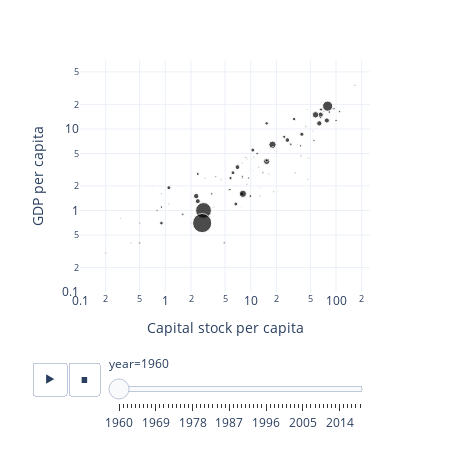

Here is the notebook cell this chart was saved with:
### Code cell
fig

### Figure 1 — Plotly figure (JSON) as saved in the notebook; plotly's stock layout.template omitted (floating-point values rounded to 4 significant figures)
{"data": [{"hoverlabel": {"namelength": 0}, "hovertemplate": "<b>%{hovertext}</b><br><br>year=1960<br>Capital stock per capita=%{x}<br>GDP per capita=%{y}<br>Population=%{marker.size}", "hovertext": ["Cabo Verde", "Brazil", "Singapore", "Bolivia (Plurinational State of)", "New Zealand", "Italy", "Lesotho", "Malaysia", "Seychelles", "Costa Rica", "United Kingdom", "India", "Sri Lanka", "Jamaica", "Cyprus", "Namibia", "Rwanda", "Malawi", "Luxembourg", "Ghana", "Australia", "Pakistan", "Tunisia", "Colombia", "Iceland", "Zimbabwe", "Morocco", "Gabon", "Benin", "Paraguay", "Taiwan", "Israel", "Guatemala", "Uganda", "Syrian Arab Republic", "Comoros", "Mauritius", "Burkina Faso", "Venezuela (Bolivarian Republic of)", "Burundi", "Austria", "Senegal", "Republic of Korea", "Nicaragua", "United States", "Egypt", "Canada", "Ecuador", "Bangladesh", "Netherlands", "Indonesia", "Argentina", "Spain", "Norway", "Kenya", "Portugal", "Peru", "Congo", "El Salvador", "Algeria", "Sweden", "Germany", "Switzerland", "Denmark", "Nepal", "Dominican Republic", "Jordan", "Finland", "Zambia", "France", "Uruguay", "Fiji", "Japan", "China, Hong Kong SAR", "Nigeria", "South Africa", "Niger", "Barbados", "Ethiopia", "Trinidad and Tobago", "Togo", "Malta", "Côte d'Ivoire", "D.R. of the Congo", "Chad", "Central African Republic", "Greece", "Gambia", "Iran (Islamic Republic of)", "Botswana", "Belgium", "Haiti", "Philippines", "Cameroon", "Turkey", "Chile", "Guinea-Bissau", "Thailand", "Mexico", "Madagascar", "Mauritania", "Mali", "Mozambique", "U.R. of Tanzania: Mainland", "Panama", "Guinea", "Ireland", "Romania", "China", "Honduras"], "ids": ["Cabo Verde", "Brazil", "Singapore", "Bolivia (Plurinational State of)", "New Zealand", "Italy", "Lesotho", "Malaysia", "Seychelles", "Costa Rica", "United Kingdom", "India", "Sri Lanka", "Jamaica", "Cyprus", "Namibia", "Rwanda", "Malawi", "Luxembourg", "Ghana", "Australia", "Pakistan", "Tunisia", "Colombia", "Iceland", "Zimbabwe", "Morocco", "Gabon", "Benin", "Paraguay", "Taiwan", "Israel", "Guatemala", "Uganda", "Syrian Arab Republic", "Comoros", "Mauritius", "Burkina Faso", "Venezuela (Bolivarian Republic of)", "Burundi", "Austria", "Senegal", "Republic of Korea", "Nicaragua", "United States", "Egypt", "Canada", "Ecuador", "Bangladesh", "Netherlands", "Indonesia", "Argentina", "Spain", "Norway", "Kenya", "Portugal", "Peru", "Congo", "El Salvador", "Algeria", "Sweden", "Germany", "Switzerland", "Denmark", "Nepal", "Dominican Republic", "Jordan", "Finland", "Zambia", "France", "Uruguay", "Fiji", "Japan", "China, Hong Kong SAR", "Nigeria", "South Africa", "Niger", "Barbados", "Ethiopia", "Trinidad and Tobago", "Togo", "Malta", "Côte d'Ivoire", "D.R. of the Congo", "Chad", "Central African Republic", "Greece", "Gambia", "Iran (Islamic Republic of)", "Botswana", "Belgium", "Haiti", "Philippines", "Cameroon", "Turkey", "Chile", "Guinea-Bissau", "Thailand", "Mexico", "Madagascar", "Mauritania", "Mali", "Mozambique", "U.R. of Tanzania: Mainland", "Panama", "Guinea", "Ireland", "Romania", "China", "Honduras"], "legendgroup": "", "marker": {"color": "rgb(0,0,0)", "size": [0.2, 71.3, 1.6, 3.5, 2.4, 50.1, 0.8, 8.3, 0, 1.3, 52.3, 446.4, 9.8, 1.6, 0.6, 0.6, 3, 3.6, 0.3, 6.9, 10.5, 44.6, 4.1, 16, 0.2, 3.8, 12.5, 0.5, 2.3, 1.9, 10.7, 2.1, 4.4, 7, 4.6, 0.2, 0.7, 5.2, 8, 2.8, 7.1, 3.2, 24.7, 1.8, 184.6, 27.6, 18, 4.5, 52.1, 11.5, 94.5, 20.5, 30.6, 3.6, 8.2, 8.6, 10.1, 1, 2.6, 11.3, 7.5, 73.2, 5.3, 4.6, 10.2, 3.3, 1, 4.4, 3.2, 46.6, 2.5, 0.4, 94.6, 3, 41.8, 16.9, 3.6, 0.2, 23.3, 0.8, 1.6, 0.3, 3.3, 15.3, 3, 1.4, 8.2, 0.3, 21.3, 0.5, 9.1, 3.8, 26.5, 5.4, 27.5, 7.9, 0.7, 27.4, 37.6, 5.3, 1, 4.8, 7.2, 10.1, 1.1, 3.5, 2.8, 18.7, 656.4, 1.9], "sizemode": "area", "sizeref": 3.584, "symbol": "circle"}, "mode": "markers", "name": "", "showlegend": false, "type": "scatter", "x": [6, 15.4, 20.3, 10.9, 46.1, 63.7, 2.5, 9.4, 18.1, 12.8, 65.9, 2.8, 3.5, 35.5, 69.7, 7.4, 0.3, 0.4, 217, 13.9, 94.5, 2.4, 9, 15.4, 81.1, 12.8, 9.9, 21.4, 3.7, 7.1, 5.7, 53.2, 12.4, 0.8, 8.7, 11.8, 14.1, 0.5, 4.9, 2, 66, 16.2, 7.9, 9.1, 79.7, 1.1, 66.7, 38.9, 2.3, 83.4, 8.1, 32.3, 39.8, 91.2, 8, 38.4, 11.9, 6.6, 7.9, 29.5, 110, 57.5, 166.5, 71.8, 0.9, 33.3, 6.5, 44.2, 46.6, 78, 25.3, 4.5, 18, 47.6, 7, 24.7, 18.6, 33.6, 0.9, 7.9, 7.8, 7, 2.9, 2.4, 1.1, 12.9, 55.1, 2.7, 15.4, 2.9, 100.1, 4.5, 6.2, 3.9, 10.6, 18.3, 0.7, 6.7, 26.9, 8, 8.9, 0.2, 0.5, 1.6, 10.2, 0.9, 44.3, 5.8, 2.7, 10.7], "xaxis": "x", "y": [1.5, 4, 5.2, 4.5, 17.3, 11.7, 0.6, 2.5, 4, 5.3, 14.9, 1, 1.6, 6.5, 4, 4.3, 0.8, 0.4, 22.1, 2.9, 17.7, 1.3, 2.1, 4.1, 11.4, 1.5, 1.5, 5.8, 1.1, 3.7, 1.8, 9.4, 3.4, 1, 4.5, 1.9, 3.6, 0.7, 0.4, 0.7, 13.8, 2.8, 1.6, 4.3, 19, 1.9, 17.3, 4.7, 1.5, 16.1, 1.6, 13.2, 8.6, 17.7, 2.6, 6.2, 5, 2, 3.8, 6.5, 16.3, 14.9, 34.3, 16.5, 1.1, 2.9, 7.6, 10.8, 2.4, 12.7, 7.7, 4.6, 6.4, 4.4, 3.4, 8, 1.7, 4.1, 0.7, 7.8, 1.1, 2.5, 2.5, 2.8, 1.2, 1.9, 7.2, 2.6, 11.7, 0.8, 12.7, 2.4, 2.9, 2.6, 5.5, 5.9, 2, 1.2, 7.3, 2.5, 2.3, 0.3, 0.4, 0.9, 4.3, 1.6, 10.6, 2.5, 0.7, 3.1], "yaxis": "y"}], "layout": {"height": 450, "legend": {"itemsizing": "constant", "tracegroupgap": 0}, "margin": {"t": 60}, "sliders": [{"active": 0, "currentvalue": {"prefix": "year="}, "len": 0.9, "pad": {"b": 10, "t": 60}, "steps": [{"args": [["1960"], {"frame": {"duration": 0, "redraw": false}, "fromcurrent": true, "mode": "immediate", "transition": {"duration": 0, "easing": "linear"}}], "label": "1960", "method": "animate"}, {"args": [["1961"], {"frame": {"duration": 0, "redraw": false}, "fromcurrent": true, "mode": "immediate", "transition": {"duration": 0, "easing": "linear"}}], "label": "1961", "method": "animate"}, {"args": [["1962"], {"frame": {"duration": 0, "redraw": false}, "fromcurrent": true, "mode": "immediate", "transition": {"duration": 0, "easing": "linear"}}], "label": "1962", "method": "animate"}, {"args": [["1963"], {"frame": {"duration": 0, "redraw": false}, "fromcurrent": true, "mode": "immediate", "transition": {"duration": 0, "easing": "linear"}}], "label": "1963", "method": "animate"}, {"args": [["1964"], {"frame": {"duration": 0, "redraw": false}, "fromcurrent": true, "mode": "immediate", "transition": {"duration": 0, "easing": "linear"}}], "label": "1964", "method": "animate"}, {"args": [["1965"], {"frame": {"duration": 0, "redraw": false}, "fromcurrent": true, "mode": "immediate", "transition": {"duration": 0, "easing": "linear"}}], "label": "1965", "method": "animate"}, {"args": [["1966"], {"frame": {"duration": 0, "redraw": false}, "fromcurrent": true, "mode": "immediate", "transition": {"duration": 0, "easing": "linear"}}], "label": "1966", "method": "animate"}, {"args": [["1967"], {"frame": {"duration": 0, "redraw": false}, "fromcurrent": true, "mode": "immediate", "transition": {"duration": 0, "easing": "linear"}}], "label": "1967", "method": "animate"}, {"args": [["1968"], {"frame": {"duration": 0, "redraw": false}, "fromcurrent": true, "mode": "immediate", "transition": {"duration": 0, "easing": "linear"}}], "label": "1968", "method": "animate"}, {"args": [["1969"], {"frame": {"duration": 0, "redraw": false}, "fromcurrent": true, "mode": "immediate", "transition": {"duration": 0, "easing": "linear"}}], "label": "1969", "method": "animate"}, {"args": [["1970"], {"frame": {"duration": 0, "redraw": false}, "fromcurrent": true, "mode": "immediate", "transition": {"duration": 0, "easing": "linear"}}], "label": "1970", "method": "animate"}, {"args": [["1971"], {"frame": {"duration": 0, "redraw": false}, "fromcurrent": true, "mode": "immediate", "transition": {"duration": 0, "easing": "linear"}}], "label": "1971", "method": "animate"}, {"args": [["1972"], {"frame": {"duration": 0, "redraw": false}, "fromcurrent": true, "mode": "immediate", "transition": {"duration": 0, "easing": "linear"}}], "label": "1972", "method": "animate"}, {"args": [["1973"], {"frame": {"duration": 0, "redraw": false}, "fromcurrent": true, "mode": "immediate", "transition": {"duration": 0, "easing": "linear"}}], "label": "1973", "method": "animate"}, {"args": [["1974"], {"frame": {"duration": 0, "redraw": false}, "fromcurrent": true, "mode": "immediate", "transition": {"duration": 0, "easing": "linear"}}], "label": "1974", "method": "animate"}, {"args": [["1975"], {"frame": {"duration": 0, "redraw": false}, "fromcurrent": true, "mode": "immediate", "transition": {"duration": 0, "easing": "linear"}}], "label": "1975", "method": "animate"}, {"args": [["1976"], {"frame": {"duration": 0, "redraw": false}, "fromcurrent": true, "mode": "immediate", "transition": {"duration": 0, "easing": "linear"}}], "label": "1976", "method": "animate"}, {"args": [["1977"], {"frame": {"duration": 0, "redraw": false}, "fromcurrent": true, "mode": "immediate", "transition": {"duration": 0, "easing": "linear"}}], "label": "1977", "method": "animate"}, {"args": [["1978"], {"frame": {"duration": 0, "redraw": false}, "fromcurrent": true, "mode": "immediate", "transition": {"duration": 0, "easing": "linear"}}], "label": "1978", "method": "animate"}, {"args": [["1979"], {"frame": {"duration": 0, "redraw": false}, "fromcurrent": true, "mode": "immediate", "transition": {"duration": 0, "easing": "linear"}}], "label": "1979", "method": "animate"}, {"args": [["1980"], {"frame": {"duration": 0, "redraw": false}, "fromcurrent": true, "mode": "immediate", "transition": {"duration": 0, "easing": "linear"}}], "label": "1980", "method": "animate"}, {"args": [["1981"], {"frame": {"duration": 0, "redraw": false}, "fromcurrent": true, "mode": "immediate", "transition": {"duration": 0, "easing": "linear"}}], "label": "1981", "method": "animate"}, {"args": [["1982"], {"frame": {"duration": 0, "redraw": false}, "fromcurrent": true, "mode": "immediate", "transition": {"duration": 0, "easing": "linear"}}], "label": "1982", "method": "animate"}, {"args": [["1983"], {"frame": {"duration": 0, "redraw": false}, "fromcurrent": true, "mode": "immediate", "transition": {"duration": 0, "easing": "linear"}}], "label": "1983", "method": "animate"}, {"args": [["1984"], {"frame": {"duration": 0, "redraw": false}, "fromcurrent": true, "mode": "immediate", "transition": {"duration": 0, "easing": "linear"}}], "label": "1984", "method": "animate"}, {"args": [["1985"], {"frame": {"duration": 0, "redraw": false}, "fromcurrent": true, "mode": "immediate", "transition": {"duration": 0, "easing": "linear"}}], "label": "1985", "method": "animate"}, {"args": [["1986"], {"frame": {"duration": 0, "redraw": false}, "fromcurrent": true, "mode": "immediate", "transition": {"duration": 0, "easing": "linear"}}], "label": "1986", "method": "animate"}, {"args": [["1987"], {"frame": {"duration": 0, "redraw": false}, "fromcurrent": true, "mode": "immediate", "transition": {"duration": 0, "easing": "linear"}}], "label": "1987", "method": "animate"}, {"args": [["1988"], {"frame": {"duration": 0, "redraw": false}, "fromcurrent": true, "mode": "immediate", "transition": {"duration": 0, "easing": "linear"}}], "label": "1988", "method": "animate"}, {"args": [["1989"], {"frame": {"duration": 0, "redraw": false}, "fromcurrent": true, "mode": "immediate", "transition": {"duration": 0, "easing": "linear"}}], "label": "1989", "method": "animate"}, {"args": [["1990"], {"frame": {"duration": 0, "redraw": false}, "fromcurrent": true, "mode": "immediate", "transition": {"duration": 0, "easing": "linear"}}], "label": "1990", "method": "animate"}, {"args": [["1991"], {"frame": {"duration": 0, "redraw": false}, "fromcurrent": true, "mode": "immediate", "transition": {"duration": 0, "easing": "linear"}}], "label": "1991", "method": "animate"}, {"args": [["1992"], {"frame": {"duration": 0, "redraw": false}, "fromcurrent": true, "mode": "immediate", "transition": {"duration": 0, "easing": "linear"}}], "label": "1992", "method": "animate"}, {"args": [["1993"], {"frame": {"duration": 0, "redraw": false}, "fromcurrent": true, "mode": "immediate", "transition": {"duration": 0, "easing": "linear"}}], "label": "1993", "method": "animate"}, {"args": [["1994"], {"frame": {"duration": 0, "redraw": false}, "fromcurrent": true, "mode": "immediate", "transition": {"duration": 0, "easing": "linear"}}], "label": "1994", "method": "animate"}, {"args": [["1995"], {"frame": {"duration": 0, "redraw": false}, "fromcurrent": true, "mode": "immediate", "transition": {"duration": 0, "easing": "linear"}}], "label": "1995", "method": "animate"}, {"args": [["1996"], {"frame": {"duration": 0, "redraw": false}, "fromcurrent": true, "mode": "immediate", "transition": {"duration": 0, "easing": "linear"}}], "label": "1996", "method": "animate"}, {"args": [["1997"], {"frame": {"duration": 0, "redraw": false}, "fromcurrent": true, "mode": "immediate", "transition": {"duration": 0, "easing": "linear"}}], "label": "1997", "method": "animate"}, {"args": [["1998"], {"frame": {"duration": 0, "redraw": false}, "fromcurrent": true, "mode": "immediate", "transition": {"duration": 0, "easing": "linear"}}], "label": "1998", "method": "animate"}, {"args": [["1999"], {"frame": {"duration": 0, "redraw": false}, "fromcurrent": true, "mode": "immediate", "transition": {"duration": 0, "easing": "linear"}}], "label": "1999", "method": "animate"}, {"args": [["2000"], {"frame": {"duration": 0, "redraw": false}, "fromcurrent": true, "mode": "immediate", "transition": {"duration": 0, "easing": "linear"}}], "label": "2000", "method": "animate"}, {"args": [["2001"], {"frame": {"duration": 0, "redraw": false}, "fromcurrent": true, "mode": "immediate", "transition": {"duration": 0, "easing": "linear"}}], "label": "2001", "method": "animate"}, {"args": [["2002"], {"frame": {"duration": 0, "redraw": false}, "fromcurrent": true, "mode": "immediate", "transition": {"duration": 0, "easing": "linear"}}], "label": "2002", "method": "animate"}, {"args": [["2003"], {"frame": {"duration": 0, "redraw": false}, "fromcurrent": true, "mode": "immediate", "transition": {"duration": 0, "easing": "linear"}}], "label": "2003", "method": "animate"}, {"args": [["2004"], {"frame": {"duration": 0, "redraw": false}, "fromcurrent": true, "mode": "immediate", "transition": {"duration": 0, "easing": "linear"}}], "label": "2004", "method": "animate"}, {"args": [["2005"], {"frame": {"duration": 0, "redraw": false}, "fromcurrent": true, "mode": "immediate", "transition": {"duration": 0, "easing": "linear"}}], "label": "2005", "method": "animate"}, {"args": [["2006"], {"frame": {"duration": 0, "redraw": false}, "fromcurrent": true, "mode": "immediate", "transition": {"duration": 0, "easing": "linear"}}], "label": "2006", "method": "animate"}, {"args": [["2007"], {"frame": {"duration": 0, "redraw": false}, "fromcurrent": true, "mode": "immediate", "transition": {"duration": 0, "easing": "linear"}}], "label": "2007", "method": "animate"}, {"args": [["2008"], {"frame": {"duration": 0, "redraw": false}, "fromcurrent": true, "mode": "immediate", "transition": {"duration": 0, "easing": "linear"}}], "label": "2008", "method": "animate"}, {"args": [["2009"], {"frame": {"duration": 0, "redraw": false}, "fromcurrent": true, "mode": "immediate", "transition": {"duration": 0, "easing": "linear"}}], "label": "2009", "method": "animate"}, {"args": [["2010"], {"frame": {"duration": 0, "redraw": false}, "fromcurrent": true, "mode": "immediate", "transition": {"duration": 0, "easing": "linear"}}], "label": "2010", "method": "animate"}, {"args": [["2011"], {"frame": {"duration": 0, "redraw": false}, "fromcurrent": true, "mode": "immediate", "transition": {"duration": 0, "easing": "linear"}}], "label": "2011", "method": "animate"}, {"args": [["2012"], {"frame": {"duration": 0, "redraw": false}, "fromcurrent": true, "mode": "immediate", "transition": {"duration": 0, "easing": "linear"}}], "label": "2012", "method": "animate"}, {"args": [["2013"], {"frame": {"duration": 0, "redraw": false}, "fromcurrent": true, "mode": "immediate", "transition": {"duration": 0, "easing": "linear"}}], "label": "2013", "method": "animate"}, {"args": [["2014"], {"frame": {"duration": 0, "redraw": false}, "fromcurrent": true, "mode": "immediate", "transition": {"duration": 0, "easing": "linear"}}], "label": "2014", "method": "animate"}, {"args": [["2015"], {"frame": {"duration": 0, "redraw": false}, "fromcurrent": true, "mode": "immediate", "transition": {"duration": 0, "easing": "linear"}}], "label": "2015", "method": "animate"}, {"args": [["2016"], {"frame": {"duration": 0, "redraw": false}, "fromcurrent": true, "mode": "immediate", "transition": {"duration": 0, "easing": "linear"}}], "label": "2016", "method": "animate"}, {"args": [["2017"], {"frame": {"duration": 0, "redraw": false}, "fromcurrent": true, "mode": "immediate", "transition": {"duration": 0, "easing": "linear"}}], "label": "2017", "method": "animate"}, {"args": [["2018"], {"frame": {"duration": 0, "redraw": false}, "fromcurrent": true, "mode": "immediate", "transition": {"duration": 0, "easing": "linear"}}], "label": "2018", "method": "animate"}, {"args": [["2019"], {"frame": {"duration": 0, "redraw": false}, "fromcurrent": true, "mode": "immediate", "transition": {"duration": 0, "easing": "linear"}}], "label": "2019", "method": "animate"}], "x": 0.1, "xanchor": "left", "y": 0, "yanchor": "top"}], "updatemenus": [{"buttons": [{"args": [null, {"frame": {"duration": 500, "redraw": false}, "fromcurrent": true, "mode": "immediate", "transition": {"duration": 500, "easing": "linear"}}], "label": "&#9654;", "method": "animate"}, {"args": [[null], {"frame": {"duration": 0, "redraw": false}, "fromcurrent": true, "mode": "immediate", "transition": {"duration": 0, "easing": "linear"}}], "label": "&#9724;", "method": "animate"}], "direction": "left", "pad": {"r": 10, "t": 70}, "showactive": false, "type": "buttons", "x": 0.1, "xanchor": "right", "y": 0, "yanchor": "top"}], "width": 450, "xaxis": {"anchor": "y", "domain": [0, 1], "range": [-1.0, 2.398], "title": {"text": "Capital stock per capita"}, "type": "log"}, "yaxis": {"anchor": "x", "domain": [0, 1], "range": [-1.0, 1.845], "title": {"text": "GDP per capita"}, "type": "log"}}}
